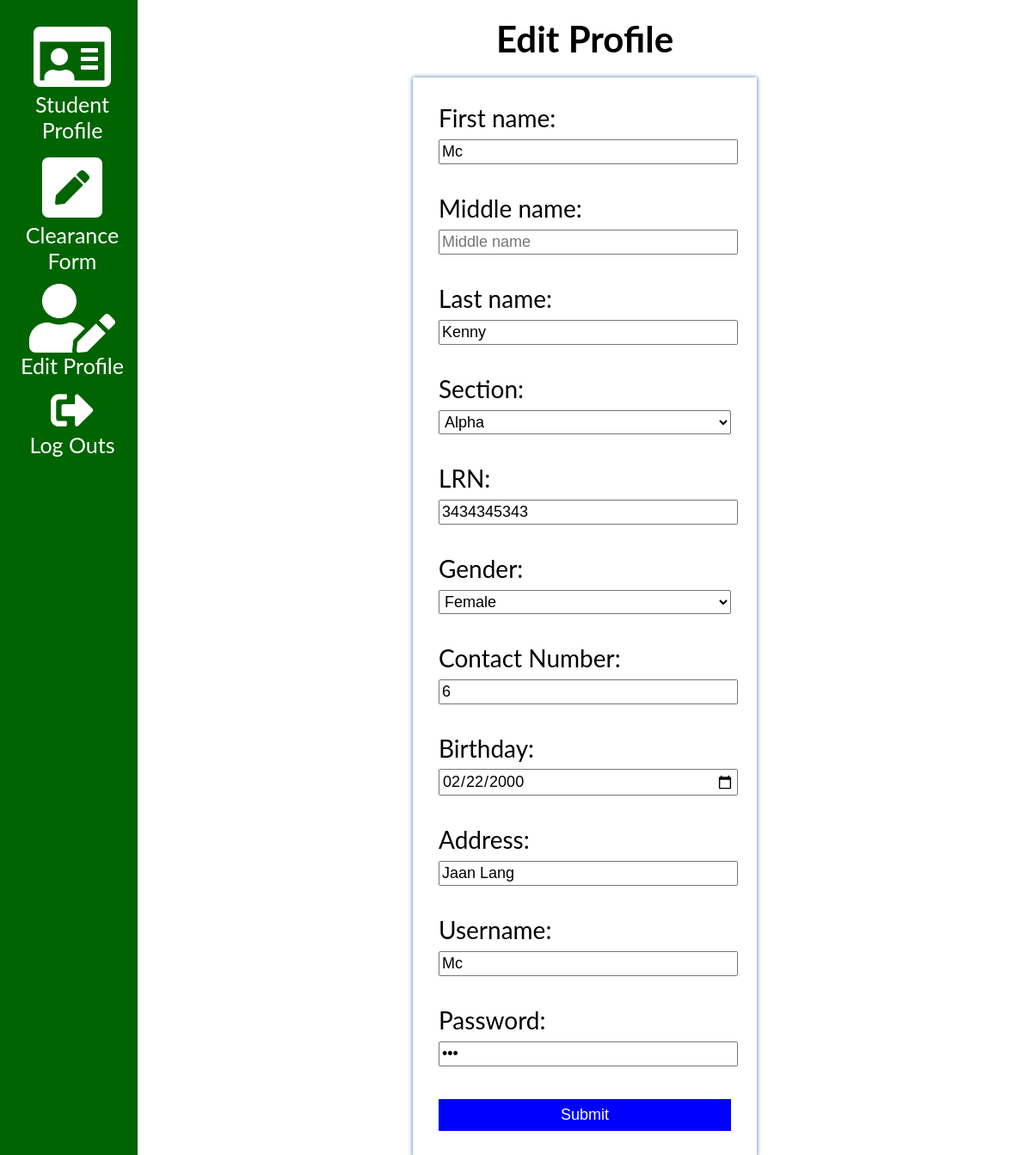
Page /studentedit.php (signed in) on the earlier database version.
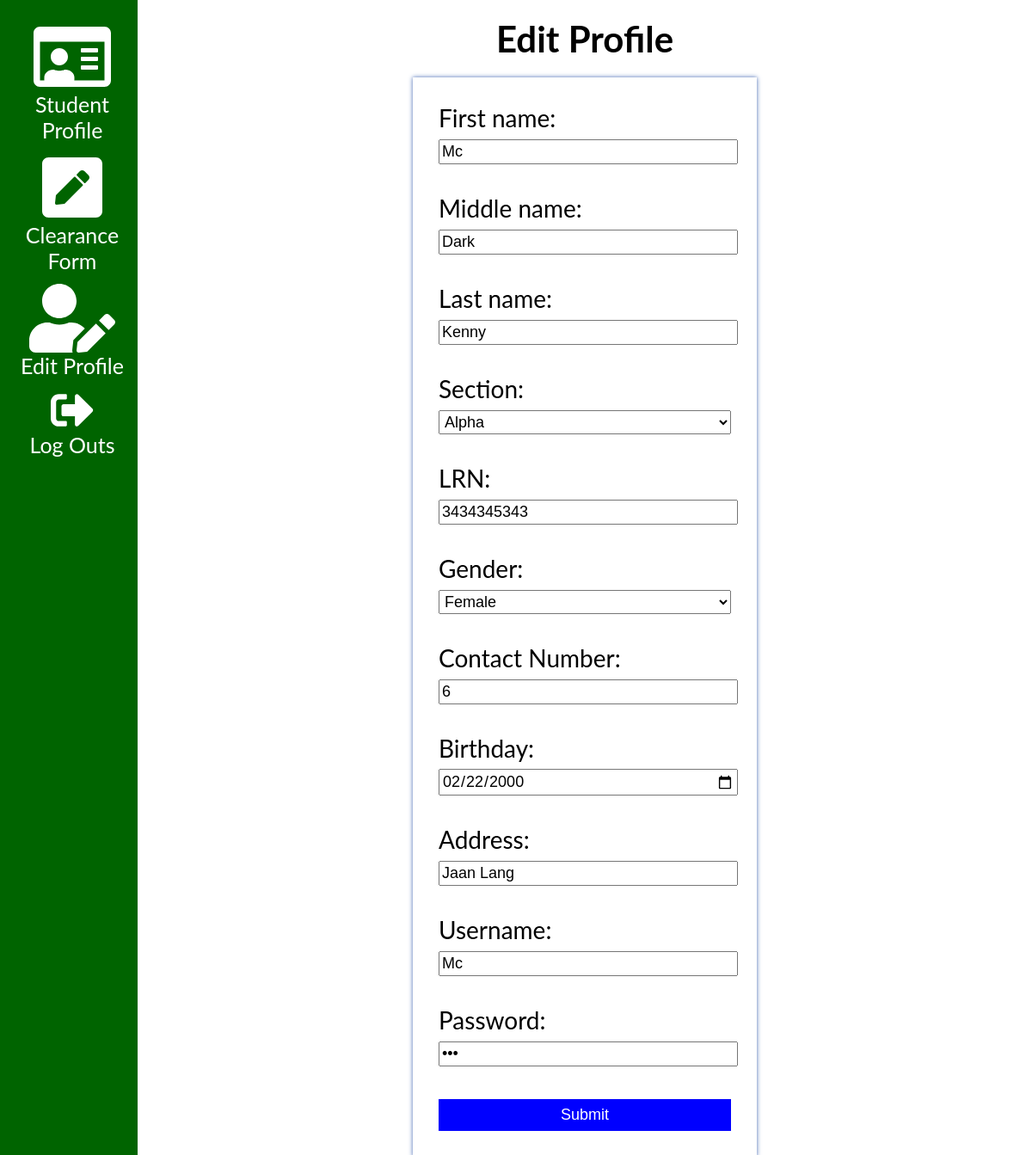
Same page on the later database version.
### tables this page shows
CREATE TABLE `student` (
  `student_id` int(11) NOT NULL,
  `first_name` varchar(50) NOT NULL,
  `middle_name` varchar(50) DEFAULT NULL,
  `last_name` varchar(50) NOT NULL,
  `grade` int(2) NOT NULL,
  `section_id` int(11) NOT NULL,
  `lrn` bigint(15) NOT NULL,
  `gender` enum('Male','Female') NOT NULL,
  `contact_number` bigint(15) NOT NULL,
  `birthday` date NOT NULL,
  `address` varchar(50) NOT NULL,
  `username` varchar(50) NOT NULL,
  `password` varchar(50) NOT NULL,
  `status` enum('Pending','Verified') NOT NULL
);

CREATE TABLE `section` (
  `section_id` int(11) NOT NULL,
  `section_name` varchar(50) NOT NULL
);

### studentedit.php (the view, shortened to what this page needs)
<?php
$conn = connect();
$current_id = $_SESSION['student_id'];
$profilesql = "SELECT * FROM student WHERE student_id = $current_id";
    $profilequery = mysqli_query($conn, $profilesql);
$row = mysqli_fetch_assoc($profilequery);
$sectionsql = "SELECT * FROM section";
$result1 = mysqli_query($conn, $sectionsql);
?>
<!DOCTYPE html>
<html>
<head>
<link rel="stylesheet" href="resources/css/main.css">
</head>
<body>
<?php include "resources/plugins/studentsidenav.php" ?>
    <div class="main">
    <h2>Edit Profile</h2>
    <div class="container2">
        <div class="content2">
        <form method="post">
            <label>First name: </label>
            <br>
            <input type="text" name="Firstname" value="<?php echo $row['first_name']?>" placeholder="First name" >
            <br><br>
            <label>Middle name: </label>
            <br>
            <input type="text" name="Middlename" value="<?php echo $row['middle_name']?>" placeholder="Middle name">
            <br><br>
            <label>Last name: </label>
            <br>
            <input type="text" name="Lastname" value="<?php echo $row['last_name']?>" placeholder="Last name">
            <br><br>
            <label>Section: </label>
            <br>
            <select name="Section">
				<?php while($row1 = mysqli_fetch_array($result1)):;?>
            		<option value="<?php  echo $row1['section_id']; ?>" <?php if($row1['section_id'] == $row['section_id']){?> selected <?php } ?>><?php echo $row1['section_name'];?></option>
            		<?php endwhile;?>
			  </select>
            <br><br>
            <label>LRN: </label>
            <br>
            <input type="text" value="<?php echo $row['lrn']?>" name="LRN" placeholder="LRN">
            <br><br>
            <label for="Gender">Gender: </label>
            <br>
            <select name="Gender" id="Gender">
            <option value="Female" <?php if($row['gender'] == "Female"){?> selected <?php } ?>>Female</option>
            </select>
            <br><br>
            <label>Contact Number: </label>
            <br>
            <input type="text" value="<?php echo $row['contact_number']?>" name="ContactNumber" placeholder="Contact Number">
            <br><br>
            <label>Birthday: </label>
            <br>
            <input type="date" value="<?php echo $row['birthday']?>" id="Birthday" name="Birthday">
            <br><br>
            <label>Address: </label>
            <br>
            <input type="text" value="<?php echo $row['address']?>" name="Address" placeholder="Address">
            <br><br>
            <label>Username: </label>
            <br>
            <input type="text" name="Username" value="<?php echo $row['username']?>" placeholder="Username">
            <br><br>
            <label>Password: </label>
            <br>
            <input type="password" name="Password" value="<?php echo $row['password']?>" placeholder="Password">
            <br><br>
            <input type="submit" value="Submit" name="Create">
        </form>
        </div>
    </div>
  </div>
</body>
</html>

Differences in the rows shown:
changed student "Mc": Middlename (not shown) → "Dark"
